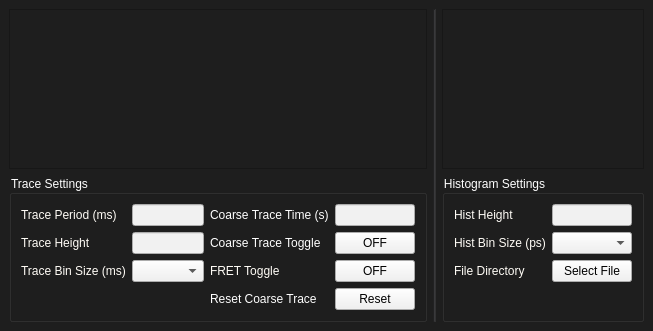
<?xml version="1.0" encoding="UTF-8"?>
<ui version="4.0">
 <class>MainWindow</class>
 <widget class="QMainWindow" name="MainWindow">
  <property name="geometry">
   <rect>
    <x>0</x>
    <y>0</y>
    <width>610</width>
    <height>331</height>
   </rect>
  </property>
  <property name="windowTitle">
   <string>MainWindow</string>
  </property>
  <widget class="QWidget" name="centralwidget">
   <property name="styleSheet">
    <string notr="true">background-color: rgb(22, 23, 24);
background-color: rgb(30, 30, 30);</string>
   </property>
   <layout class="QGridLayout" name="gridLayout_2">
    <item row="0" column="0">
     <widget class="PlotWidget" name="trace"/>
    </item>
    <item row="0" column="1" rowspan="2">
     <widget class="Line" name="line">
      <property name="enabled">
       <bool>true</bool>
      </property>
      <property name="styleSheet">
       <string notr="true">background-color: rgb(50, 50, 51);</string>
      </property>
      <property name="orientation">
       <enum>Qt::Vertical</enum>
      </property>
     </widget>
    </item>
    <item row="0" column="2">
     <widget class="PlotWidget" name="hist"/>
    </item>
    <item row="1" column="0">
     <widget class="QGroupBox" name="groupBox">
      <property name="styleSheet">
       <string notr="true">color: rgb(255, 255, 255);</string>
      </property>
      <property name="title">
       <string>Trace Settings</string>
      </property>
      <layout class="QGridLayout" name="gridLayout">
       <item row="0" column="0">
        <layout class="QHBoxLayout" name="horizontalLayout">
         <item>
          <layout class="QGridLayout" name="gridLayout_4">
           <item row="2" column="1">
            <widget class="QLineEdit" name="traceAxisLine">
             <property name="styleSheet">
              <string notr="true">background-color: rgb(241, 241, 241);
color: rgb(0, 0, 0);</string>
             </property>
            </widget>
           </item>
           <item row="2" column="0">
            <widget class="QLabel" name="label_3">
             <property name="styleSheet">
              <string notr="true">color: rgb(255, 252, 246)</string>
             </property>
             <property name="text">
              <string>Trace Height</string>
             </property>
            </widget>
           </item>
           <item row="0" column="0">
            <widget class="QLabel" name="label">
             <property name="styleSheet">
              <string notr="true">color: rgb(255, 252, 246)</string>
             </property>
             <property name="text">
              <string>Trace Period (ms)</string>
             </property>
            </widget>
           </item>
           <item row="0" column="1">
            <widget class="QLineEdit" name="tracePeriodLine">
             <property name="styleSheet">
              <string notr="true">background-color: rgb(241, 241, 241);
color: rgb(0, 0, 0);</string>
             </property>
             <property name="maxLength">
              <number>4</number>
             </property>
            </widget>
           </item>
           <item row="3" column="0">
            <widget class="QLabel" name="label_2">
             <property name="styleSheet">
              <string notr="true">color: rgb(255, 252, 246);</string>
             </property>
             <property name="text">
              <string>Trace Bin Size (ms)</string>
             </property>
            </widget>
           </item>
           <item row="3" column="1">
            <widget class="QComboBox" name="traceBinCombo">
             <property name="styleSheet">
              <string notr="true">background-color: rgb(241, 241, 241);
color: rgb(0, 0, 0);</string>
             </property>
            </widget>
           </item>
           <item row="3" column="2">
            <widget class="QLabel" name="label_6">
             <property name="styleSheet">
              <string notr="true">color: rgb(255, 252, 246);</string>
             </property>
             <property name="text">
              <string>FRET Toggle</string>
             </property>
            </widget>
           </item>
           <item row="3" column="3">
            <widget class="QPushButton" name="fretButton">
             <property name="styleSheet">
              <string notr="true">background-color: rgb(241, 241, 241);
color: rgb(0, 0, 0);</string>
             </property>
             <property name="text">
              <string>OFF</string>
             </property>
            </widget>
           </item>
           <item row="2" column="2">
            <widget class="QLabel" name="label_8">
             <property name="text">
              <string>Coarse Trace Toggle</string>
             </property>
            </widget>
           </item>
           <item row="2" column="3">
            <widget class="QPushButton" name="coarseTraceButton">
             <property name="styleSheet">
              <string notr="true">background-color: rgb(241, 241, 241);
color: rgb(0, 0, 0);</string>
             </property>
             <property name="text">
              <string>OFF</string>
             </property>
            </widget>
           </item>
           <item row="0" column="3">
            <widget class="QLineEdit" name="coarseTraceLine">
             <property name="styleSheet">
              <string notr="true">background-color: rgb(241, 241, 241);
color: rgb(0, 0, 0);</string>
             </property>
            </widget>
           </item>
           <item row="0" column="2">
            <widget class="QLabel" name="label_9">
             <property name="text">
              <string>Coarse Trace Time (s)</string>
             </property>
            </widget>
           </item>
           <item row="4" column="2">
            <widget class="QLabel" name="label_10">
             <property name="text">
              <string>Reset Coarse Trace</string>
             </property>
            </widget>
           </item>
           <item row="4" column="3">
            <widget class="QPushButton" name="resetCoarseButton">
             <property name="styleSheet">
              <string notr="true">background-color: rgb(241, 241, 241);
color: rgb(0, 0, 0);</string>
             </property>
             <property name="text">
              <string>Reset</string>
             </property>
            </widget>
           </item>
          </layout>
         </item>
        </layout>
       </item>
      </layout>
     </widget>
    </item>
    <item row="1" column="2">
     <widget class="QGroupBox" name="groupBox_2">
      <property name="styleSheet">
       <string notr="true">color: rgb(255, 255, 255);</string>
      </property>
      <property name="title">
       <string>Histogram Settings</string>
      </property>
      <layout class="QGridLayout" name="gridLayout_3">
       <item row="0" column="0">
        <layout class="QHBoxLayout" name="horizontalLayout_2">
         <item>
          <layout class="QFormLayout" name="formLayout_2">
           <item row="0" column="0">
            <widget class="QLabel" name="label_4">
             <property name="styleSheet">
              <string notr="true">color: rgb(255, 252, 246);</string>
             </property>
             <property name="text">
              <string>Hist Height</string>
             </property>
            </widget>
           </item>
           <item row="0" column="1">
            <widget class="QLineEdit" name="histAxisLine">
             <property name="styleSheet">
              <string notr="true">background-color: rgb(241, 241, 241);
color: rgb(0, 0, 0)</string>
             </property>
            </widget>
           </item>
           <item row="1" column="0">
            <widget class="QLabel" name="label_5">
             <property name="styleSheet">
              <string notr="true">color: rgb(255, 252, 246);</string>
             </property>
             <property name="text">
              <string>Hist Bin Size (ps)</string>
             </property>
            </widget>
           </item>
           <item row="1" column="1">
            <widget class="QComboBox" name="histBinCombo">
             <property name="styleSheet">
              <string notr="true">background-color: rgb(241, 241, 241);
color: rgb(0, 0, 0);</string>
             </property>
            </widget>
           </item>
           <item row="2" column="0">
            <widget class="QLabel" name="label_7">
             <property name="styleSheet">
              <string notr="true">color: rgb(255, 252, 246);
</string>
             </property>
             <property name="text">
              <string>File Directory</string>
             </property>
            </widget>
           </item>
           <item row="2" column="1">
            <widget class="QPushButton" name="fileButton">
             <property name="styleSheet">
              <string notr="true">background-color: rgb(241, 241, 241);
color: rgb(0, 0, 0);</string>
             </property>
             <property name="text">
              <string>Select File</string>
             </property>
            </widget>
           </item>
          </layout>
         </item>
         <item>
          <spacer name="horizontalSpacer_2">
           <property name="orientation">
            <enum>Qt::Horizontal</enum>
           </property>
           <property name="sizeType">
            <enum>QSizePolicy::Expanding</enum>
           </property>
           <property name="sizeHint" stdset="0">
            <size>
             <width>54</width>
             <height>20</height>
            </size>
           </property>
          </spacer>
         </item>
        </layout>
       </item>
      </layout>
     </widget>
    </item>
   </layout>
  </widget>
 </widget>
 <customwidgets>
  <customwidget>
   <class>PlotWidget</class>
   <extends>QGraphicsView</extends>
   <header>pyqtgraph</header>
  </customwidget>
 </customwidgets>
 <resources/>
 <connections/>
</ui>
